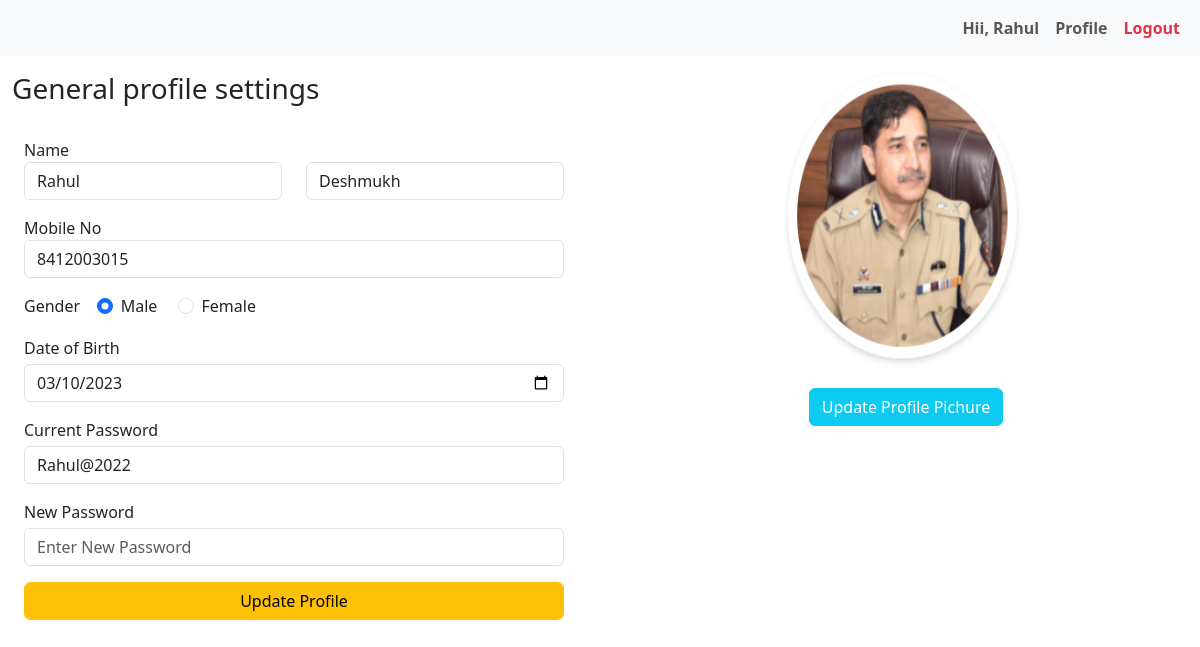
The app's page /profile.php (signed in) with its own data.
### tables this page shows
CREATE TABLE `userlist` (
  `id` int(10) NOT NULL,
  `fname` varchar(10) NOT NULL,
  `lname` varchar(10) NOT NULL,
  `mob` varchar(13) NOT NULL,
  `gender` varchar(7) NOT NULL,
  `dob` date NOT NULL,
  `pass` varchar(100) NOT NULL,
  `createdon` timestamp NOT NULL DEFAULT current_timestamp() ON UPDATE current_timestamp(),
  `profileimg` varchar(200) NOT NULL
);

### profile.php (the view, shortened to what this page needs)
<?php
include('config.php');
$loginuser= $_SESSION['id'];
$selectusersql="SELECT * FROM `userlist` WHERE `id`='$loginuser'";
$res=mysqli_query($con,$selectusersql);
$row=mysqli_fetch_assoc($res);
$fname=$row['fname'];
$lname=$row['lname'];
$mob=$row['mob'];
$gender=$row['gender'];
$dob=$row['dob'];
$cpass=$row['pass'];
$profile=$row['profileimg'];
?>
<!doctype html>
<html lang="en">
  <head>
    <link href="https://cdn.jsdelivr.net/npm/bootstrap@5.3.0-alpha1/dist/css/bootstrap.min.css" rel="stylesheet">
  </head>
  <body>
  <nav class="navbar navbar-expand-lg bg-body-tertiary">
        <div class="container-fluid">
          <div class="collapse navbar-collapse" id="navbarScroll">
              <ul class="navbar-nav">
              <li class="nav-item ">
                <a class="nav-link" href="dashboard.php" id="navbarDropdownMenuLink" role="button" data-toggle="dropdown" aria-haspopup="true" aria-expanded="false">
                  <b><?php echo 'Hii, '.$_SESSION['name'];?></b>
                </a>
              </li>
              <li class="nav-item ">
                <a class="nav-link" href="profile.php" id="navbarDropdownMenuLink" role="button" data-toggle="dropdown" aria-haspopup="true" aria-expanded="false">
                 <b>Profile</b>
                </a>
              </li>
              <li class="nav-item ">
                <a class="nav-link text-danger" href="logout.php" id="navbarDropdownMenuLink" role="button" data-toggle="dropdown" aria-haspopup="true" aria-expanded="false">
                  <b>Logout</b>
                </a>
              </li>
             </ul>
          </div>
        </div>
      </nav>
<div class="row mt-3">
    <div class="col">
      <div class="container">
        <h3>General profile settings</h3>
      </div>
      <div action="" class="p-4">
        <label for="">Name</label>
        <div class="row">
          <div class="col">
            <input type="text" class="form-control" id="pfname" placeholder="First name" value="<?php echo $fname;?>">
          </div>
          <div class="col">
            <input type="text" class="form-control" id="plname" placeholder="Last name" value="<?php echo $lname;?>">
          </div>
        </div>
        <label for="" class="mt-3">Mobile No</label>
        <input type="text" class="form-control" placeholder="Mobile Number" id="pmob" value="<?php echo $mob;?>">
        <label for="" class="mt-3">Gender</label>&nbsp&nbsp&nbsp
        <div class="form-check form-check-inline mt-3">
          <input class="form-check-input" type="radio" name="gender" id="inlineRadio1" value="Male" <?php if($gender=="Male"){ ?>checked<?php } ?>>
          <label class="form-check-label" for="inlineRadio1">Male</label>
        </div>
        <div class="form-check form-check-inline">
          <input class="form-check-input" type="radio" name="gender" id="inlineRadio2" value="female" <?php if($gender=="female"){ ?>checked<?php } ?>>
          <label class="form-check-label" for="inlineRadio2">Female</label>
        </div>
<br>
        <label for="" class="mt-3">Date of Birth</label>
        <input type="date" name="dob" class="form-control mt-1" id="pdob" value="<?php echo $dob;?>">
        <label for="" class="mt-3">Current Password</label>
        <input type="text" name="password" class="form-control mt-1" placeholder="Current Password" id="pcpass" value="<?php echo $cpass;?>">
        <label for="" class="mt-3">New Password</label>
        <input type="password" name="password" class="form-control mt-1" placeholder="Enter New Password" id="pnpass">
            <button class="btn btn-warning mt-3 form-control" name="btnsignup" onclick="updateprofile()">Update Profile</button>
  </div>
    </div>
    <div class="col">
 <div class="container">
 <center>
  <img src="<?php echo $profile; ?>" height="300px" width="300px" alt=""><br>
<button class="btn btn-info mt-3 text-white mb-3" onclick="showprofile()">Update Profile Pichure</button>
 </center>
      </div>
    </div>
  </div>
  </body>
</html>

### profile.php (style rules this page uses)
a { color:black; text-decoration: none; }

### records on screen
userlist: fname "Rahul", lname "Deshmukh", mob "8412003015", gender "☑ Male", gender "☐ Female", dob "03/10/2023", password "Rahul@2022", profileimg (picture)

### other values on screen
$_SESSION['name'] "Rahul"
